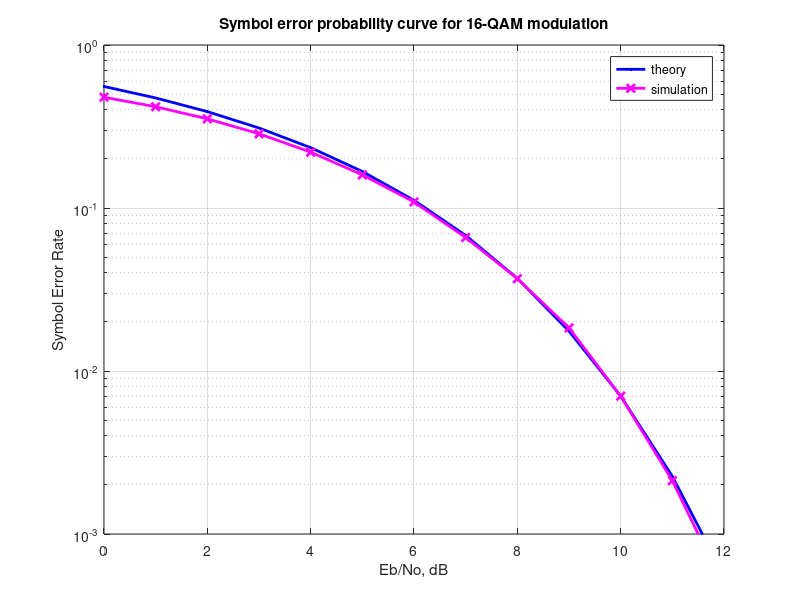

Source code (MATLAB):
% symbol error rate for 16-QAM modulation
clear all
clc
N = 2*10^5; 
alpha16qam = [-3 -1 1 3]; k=4;
Eb_N0_dB = [0:12]; % multiple Es/N0 values
Es_N0_dB = Eb_N0_dB + 10*log10(k); 
ipHat = zeros(1,N);
for ii = 1:length(Es_N0_dB)
 ip = randsrc(1,N,alpha16qam) + j*randsrc(1,N,alpha16qam);
 s = (1/sqrt(10))*ip; % normalization of energy to 1
 n = 1/sqrt(2)*[randn(1,N) + j*randn(1,N)]; % white guassian noise, 0dB variance

 y = s + 10^(-Es_N0_dB(ii)/20)*n; % additive white gaussian noise

 % demodulation
 y_re = real(y); % real part
 y_im = imag(y); % imaginary part

 ipHat_re(find(y_re< -2/sqrt(10))) = -3;
 ipHat_re(find(y_re > 2/sqrt(10))) = 3;
 ipHat_re(find(y_re>-2/sqrt(10) & y_re<=0)) = -1;
 ipHat_re(find(y_re>0 & y_re<=2/sqrt(10))) = 1;
 ipHat_im(find(y_im< -2/sqrt(10))) = -3;
 ipHat_im(find(y_im > 2/sqrt(10))) = 3;
 ipHat_im(find(y_im>-2/sqrt(10) & y_im<=0)) = -1;
 ipHat_im(find(y_im>0 & y_im<=2/sqrt(10))) = 1;
 ipHat = ipHat_re + j*ipHat_im;
 nErr(ii) = size(find([ip- ipHat]),2);
 
end

simBer = nErr/N;
theoryBer = 3/2*erfc(sqrt(0.1*(10.^(Es_N0_dB/10))));
close all
figure
semilogy(Eb_N0_dB,theoryBer,'b.-','LineWidth',2);
hold on
semilogy(Eb_N0_dB,simBer,'mx-','Linewidth',2);
axis([0 12 10^-3 1])
grid on
legend('theory', 'simulation');
xlabel('Eb/No, dB')
ylabel('Symbol Error Rate')
title('Symbol error probability curve for 16-QAM modulation') 